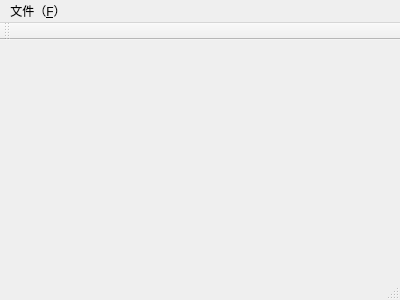
<?xml version="1.0" encoding="UTF-8"?>
<ui version="4.0">
 <class>MainWindow</class>
 <widget class="QMainWindow" name="MainWindow">
  <property name="geometry">
   <rect>
    <x>0</x>
    <y>0</y>
    <width>400</width>
    <height>300</height>
   </rect>
  </property>
  <property name="windowTitle">
   <string>MainWindow</string>
  </property>
  <widget class="QWidget" name="centralWidget"/>
  <widget class="QMenuBar" name="menuBar">
   <property name="geometry">
    <rect>
     <x>0</x>
     <y>0</y>
     <width>400</width>
     <height>22</height>
    </rect>
   </property>
   <widget class="QMenu" name="menu_F">
    <property name="title">
     <string>文件（&amp;F）</string>
    </property>
    <addaction name="actionNew_File"/>
    <addaction name="actionSave_File"/>
   </widget>
   <addaction name="menu_F"/>
  </widget>
  <widget class="QToolBar" name="mainToolBar">
   <attribute name="toolBarArea">
    <enum>TopToolBarArea</enum>
   </attribute>
   <attribute name="toolBarBreak">
    <bool>false</bool>
   </attribute>
  </widget>
  <widget class="QStatusBar" name="statusBar"/>
  <action name="actionNew_File">
   <property name="icon">
    <iconset resource="my_resource.qrc">
     <normaloff>:/images/images/icons8-document-50.png</normaloff>:/images/images/icons8-document-50.png</iconset>
   </property>
   <property name="text">
    <string>New File</string>
   </property>
   <property name="shortcut">
    <string>Ctrl+N</string>
   </property>
  </action>
  <action name="actionSave_File">
   <property name="text">
    <string>Save File</string>
   </property>
  </action>
 </widget>
 <layoutdefault spacing="6" margin="11"/>
 <resources>
  <include location="my_resource.qrc"/>
 </resources>
 <connections/>
</ui>
